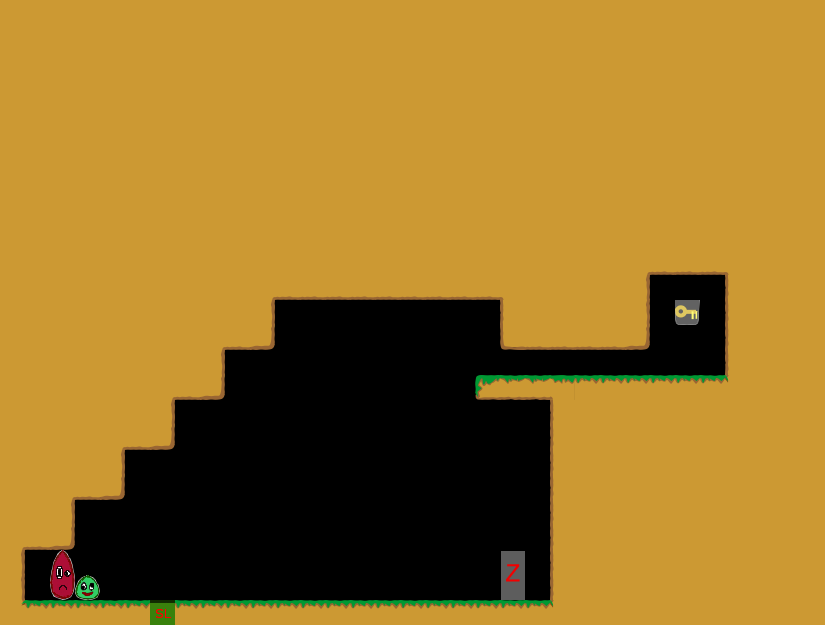

This game map was drawn from its Tiled (.tmx) file and the tilesets committed beside it. A one-line description and the trimmed map source follow:
An orthogonal 33x25 tile map with 25x25 px tiles, 1 tile layer (Kachelebene 1).

<map version="1.0" orientation="orthogonal" width="33" height="25" tilewidth="25" tileheight="25">
 <tileset firstgid="1" name="Tileset" tilewidth="25" tileheight="25">
  <image source="../../../img/Tileset.png" width="400" height="250" />
 </tileset>
 <layer name="Kachelebene 1" width="33" height="25">
  <data>[825 cells, 630 non-empty, 21 distinct tile ids]</data>
 </layer>
</map>
